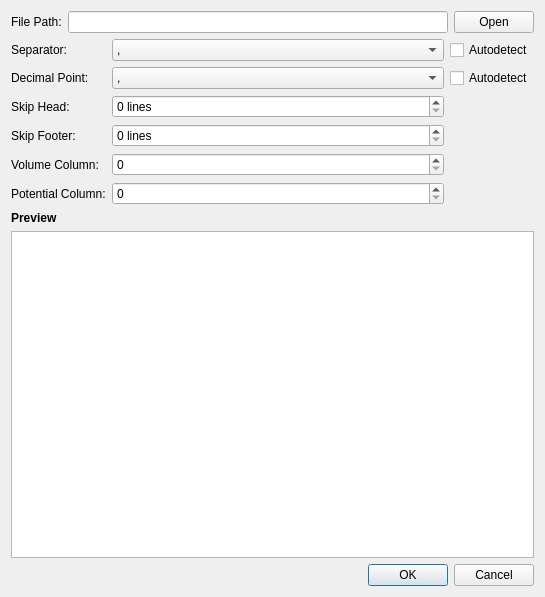
<?xml version="1.0" encoding="UTF-8"?>
<ui version="4.0">
 <class>loadCurve</class>
 <widget class="QDialog" name="loadCurve">
  <property name="geometry">
   <rect>
    <x>0</x>
    <y>0</y>
    <width>545</width>
    <height>597</height>
   </rect>
  </property>
  <property name="minimumSize">
   <size>
    <width>545</width>
    <height>597</height>
   </size>
  </property>
  <property name="windowTitle">
   <string>Load Curve</string>
  </property>
  <property name="windowIcon">
   <iconset resource="../../resources/base/resources.qrc">
    <normaloff>:/icons/application-import.png</normaloff>:/icons/application-import.png</iconset>
  </property>
  <layout class="QVBoxLayout" name="verticalLayout">
   <item>
    <layout class="QHBoxLayout" name="horizontalLayout">
     <item>
      <widget class="QLabel" name="filePath_label">
       <property name="sizePolicy">
        <sizepolicy hsizetype="Maximum" vsizetype="Preferred">
         <horstretch>0</horstretch>
         <verstretch>0</verstretch>
        </sizepolicy>
       </property>
       <property name="text">
        <string>File Path:</string>
       </property>
      </widget>
     </item>
     <item>
      <widget class="QLineEdit" name="filePath">
       <property name="cursor">
        <cursorShape>ArrowCursor</cursorShape>
       </property>
       <property name="acceptDrops">
        <bool>false</bool>
       </property>
       <property name="readOnly">
        <bool>true</bool>
       </property>
      </widget>
     </item>
     <item>
      <widget class="QPushButton" name="open">
       <property name="sizePolicy">
        <sizepolicy hsizetype="Maximum" vsizetype="Fixed">
         <horstretch>0</horstretch>
         <verstretch>0</verstretch>
        </sizepolicy>
       </property>
       <property name="text">
        <string>Open</string>
       </property>
      </widget>
     </item>
    </layout>
   </item>
   <item>
    <layout class="QGridLayout" name="excelOptions">
     <property name="sizeConstraint">
      <enum>QLayout::SetMinimumSize</enum>
     </property>
     <property name="bottomMargin">
      <number>0</number>
     </property>
     <item row="1" column="0">
      <widget class="QLabel" name="decimal_label">
       <property name="sizePolicy">
        <sizepolicy hsizetype="Maximum" vsizetype="Preferred">
         <horstretch>0</horstretch>
         <verstretch>0</verstretch>
        </sizepolicy>
       </property>
       <property name="text">
        <string>Decimal Point:</string>
       </property>
      </widget>
     </item>
     <item row="2" column="0">
      <widget class="QLabel" name="head_label">
       <property name="sizePolicy">
        <sizepolicy hsizetype="Maximum" vsizetype="Preferred">
         <horstretch>0</horstretch>
         <verstretch>0</verstretch>
        </sizepolicy>
       </property>
       <property name="text">
        <string>Skip Head:</string>
       </property>
      </widget>
     </item>
     <item row="0" column="0">
      <widget class="QLabel" name="separator_label">
       <property name="sizePolicy">
        <sizepolicy hsizetype="Maximum" vsizetype="Preferred">
         <horstretch>0</horstretch>
         <verstretch>0</verstretch>
        </sizepolicy>
       </property>
       <property name="text">
        <string>Separator:</string>
       </property>
      </widget>
     </item>
     <item row="0" column="2">
      <widget class="QCheckBox" name="separator_auto">
       <property name="sizePolicy">
        <sizepolicy hsizetype="Maximum" vsizetype="Fixed">
         <horstretch>0</horstretch>
         <verstretch>0</verstretch>
        </sizepolicy>
       </property>
       <property name="text">
        <string>Autodetect</string>
       </property>
       <property name="checked">
        <bool>false</bool>
       </property>
      </widget>
     </item>
     <item row="3" column="1">
      <widget class="QSpinBox" name="footer">
       <property name="sizePolicy">
        <sizepolicy hsizetype="Minimum" vsizetype="Fixed">
         <horstretch>0</horstretch>
         <verstretch>0</verstretch>
        </sizepolicy>
       </property>
       <property name="suffix">
        <string> lines</string>
       </property>
       <property name="maximum">
        <number>9999</number>
       </property>
      </widget>
     </item>
     <item row="1" column="1">
      <widget class="QComboBox" name="decimal">
       <property name="sizePolicy">
        <sizepolicy hsizetype="Minimum" vsizetype="Fixed">
         <horstretch>0</horstretch>
         <verstretch>0</verstretch>
        </sizepolicy>
       </property>
       <property name="currentIndex">
        <number>0</number>
       </property>
       <item>
        <property name="text">
         <string>,</string>
        </property>
       </item>
       <item>
        <property name="text">
         <string>.</string>
        </property>
       </item>
      </widget>
     </item>
     <item row="1" column="2">
      <widget class="QCheckBox" name="decimal_auto">
       <property name="sizePolicy">
        <sizepolicy hsizetype="Maximum" vsizetype="Fixed">
         <horstretch>0</horstretch>
         <verstretch>0</verstretch>
        </sizepolicy>
       </property>
       <property name="text">
        <string>Autodetect</string>
       </property>
       <property name="checked">
        <bool>false</bool>
       </property>
      </widget>
     </item>
     <item row="3" column="0">
      <widget class="QLabel" name="footer_label">
       <property name="sizePolicy">
        <sizepolicy hsizetype="Maximum" vsizetype="Preferred">
         <horstretch>0</horstretch>
         <verstretch>0</verstretch>
        </sizepolicy>
       </property>
       <property name="text">
        <string>Skip Footer:</string>
       </property>
      </widget>
     </item>
     <item row="4" column="1">
      <widget class="QSpinBox" name="vCol">
       <property name="sizePolicy">
        <sizepolicy hsizetype="MinimumExpanding" vsizetype="Fixed">
         <horstretch>0</horstretch>
         <verstretch>0</verstretch>
        </sizepolicy>
       </property>
       <property name="minimum">
        <number>0</number>
       </property>
      </widget>
     </item>
     <item row="2" column="1">
      <widget class="QSpinBox" name="head">
       <property name="sizePolicy">
        <sizepolicy hsizetype="Minimum" vsizetype="Fixed">
         <horstretch>0</horstretch>
         <verstretch>0</verstretch>
        </sizepolicy>
       </property>
       <property name="suffix">
        <string> lines</string>
       </property>
       <property name="maximum">
        <number>9999</number>
       </property>
      </widget>
     </item>
     <item row="4" column="0">
      <widget class="QLabel" name="vCol_label">
       <property name="sizePolicy">
        <sizepolicy hsizetype="Maximum" vsizetype="Preferred">
         <horstretch>0</horstretch>
         <verstretch>0</verstretch>
        </sizepolicy>
       </property>
       <property name="text">
        <string>Volume Column:</string>
       </property>
      </widget>
     </item>
     <item row="0" column="1">
      <widget class="QComboBox" name="separator">
       <property name="sizePolicy">
        <sizepolicy hsizetype="Minimum" vsizetype="Fixed">
         <horstretch>0</horstretch>
         <verstretch>0</verstretch>
        </sizepolicy>
       </property>
       <property name="currentIndex">
        <number>0</number>
       </property>
       <item>
        <property name="text">
         <string>,</string>
        </property>
       </item>
       <item>
        <property name="text">
         <string>.</string>
        </property>
       </item>
       <item>
        <property name="text">
         <string>;</string>
        </property>
       </item>
       <item>
        <property name="text">
         <string>Tab</string>
        </property>
       </item>
       <item>
        <property name="text">
         <string>Space</string>
        </property>
       </item>
      </widget>
     </item>
     <item row="5" column="0">
      <widget class="QLabel" name="eCol_label">
       <property name="sizePolicy">
        <sizepolicy hsizetype="Maximum" vsizetype="Preferred">
         <horstretch>0</horstretch>
         <verstretch>0</verstretch>
        </sizepolicy>
       </property>
       <property name="text">
        <string>Potential Column:</string>
       </property>
      </widget>
     </item>
     <item row="5" column="1">
      <widget class="QSpinBox" name="eCol">
       <property name="sizePolicy">
        <sizepolicy hsizetype="MinimumExpanding" vsizetype="Fixed">
         <horstretch>0</horstretch>
         <verstretch>0</verstretch>
        </sizepolicy>
       </property>
       <property name="minimum">
        <number>0</number>
       </property>
      </widget>
     </item>
    </layout>
   </item>
   <item>
    <widget class="QLabel" name="preview_label">
     <property name="text">
      <string>&lt;html&gt;&lt;head/&gt;&lt;body&gt;&lt;p&gt;&lt;span style=&quot; font-weight:600;&quot;&gt;Preview&lt;/span&gt;&lt;/p&gt;&lt;/body&gt;&lt;/html&gt;</string>
     </property>
    </widget>
   </item>
   <item>
    <widget class="QTableView" name="preview"/>
   </item>
   <item>
    <widget class="QDialogButtonBox" name="buttonBox">
     <property name="orientation">
      <enum>Qt::Horizontal</enum>
     </property>
     <property name="standardButtons">
      <set>QDialogButtonBox::Cancel|QDialogButtonBox::Ok</set>
     </property>
    </widget>
   </item>
  </layout>
 </widget>
 <resources>
  <include location="../../resources/base/resources.qrc"/>
 </resources>
 <connections>
  <connection>
   <sender>buttonBox</sender>
   <signal>accepted()</signal>
   <receiver>loadCurve</receiver>
   <slot>accept()</slot>
   <hints>
    <hint type="sourcelabel">
     <x>257</x>
     <y>587</y>
    </hint>
    <hint type="destinationlabel">
     <x>157</x>
     <y>274</y>
    </hint>
   </hints>
  </connection>
  <connection>
   <sender>buttonBox</sender>
   <signal>rejected()</signal>
   <receiver>loadCurve</receiver>
   <slot>reject()</slot>
   <hints>
    <hint type="sourcelabel">
     <x>325</x>
     <y>587</y>
    </hint>
    <hint type="destinationlabel">
     <x>286</x>
     <y>274</y>
    </hint>
   </hints>
  </connection>
  <connection>
   <sender>separator_auto</sender>
   <signal>stateChanged(int)</signal>
   <receiver>loadCurve</receiver>
   <slot>autodetectSep()</slot>
   <hints>
    <hint type="sourcelabel">
     <x>468</x>
     <y>62</y>
    </hint>
    <hint type="destinationlabel">
     <x>443</x>
     <y>178</y>
    </hint>
   </hints>
  </connection>
  <connection>
   <sender>decimal_auto</sender>
   <signal>stateChanged(int)</signal>
   <receiver>loadCurve</receiver>
   <slot>autodetectDec()</slot>
   <hints>
    <hint type="sourcelabel">
     <x>459</x>
     <y>91</y>
    </hint>
    <hint type="destinationlabel">
     <x>448</x>
     <y>209</y>
    </hint>
   </hints>
  </connection>
  <connection>
   <sender>open</sender>
   <signal>clicked()</signal>
   <receiver>loadCurve</receiver>
   <slot>loadFile()</slot>
   <hints>
    <hint type="sourcelabel">
     <x>521</x>
     <y>26</y>
    </hint>
    <hint type="destinationlabel">
     <x>503</x>
     <y>160</y>
    </hint>
   </hints>
  </connection>
  <connection>
   <sender>separator</sender>
   <signal>currentIndexChanged(int)</signal>
   <receiver>loadCurve</receiver>
   <slot>updateSettings()</slot>
   <hints>
    <hint type="sourcelabel">
     <x>211</x>
     <y>52</y>
    </hint>
    <hint type="destinationlabel">
     <x>114</x>
     <y>57</y>
    </hint>
   </hints>
  </connection>
  <connection>
   <sender>decimal</sender>
   <signal>currentIndexChanged(int)</signal>
   <receiver>loadCurve</receiver>
   <slot>updateSettings()</slot>
   <hints>
    <hint type="sourcelabel">
     <x>158</x>
     <y>89</y>
    </hint>
    <hint type="destinationlabel">
     <x>116</x>
     <y>92</y>
    </hint>
   </hints>
  </connection>
  <connection>
   <sender>head</sender>
   <signal>valueChanged(int)</signal>
   <receiver>loadCurve</receiver>
   <slot>updateSettings()</slot>
   <hints>
    <hint type="sourcelabel">
     <x>158</x>
     <y>120</y>
    </hint>
    <hint type="destinationlabel">
     <x>116</x>
     <y>126</y>
    </hint>
   </hints>
  </connection>
  <connection>
   <sender>footer</sender>
   <signal>valueChanged(int)</signal>
   <receiver>loadCurve</receiver>
   <slot>updateSettings()</slot>
   <hints>
    <hint type="sourcelabel">
     <x>152</x>
     <y>163</y>
    </hint>
    <hint type="destinationlabel">
     <x>114</x>
     <y>163</y>
    </hint>
   </hints>
  </connection>
 </connections>
 <slots>
  <slot>autodetectSep()</slot>
  <slot>autodetectDec()</slot>
  <slot>loadFile()</slot>
  <slot>updateSettings()</slot>
 </slots>
</ui>
